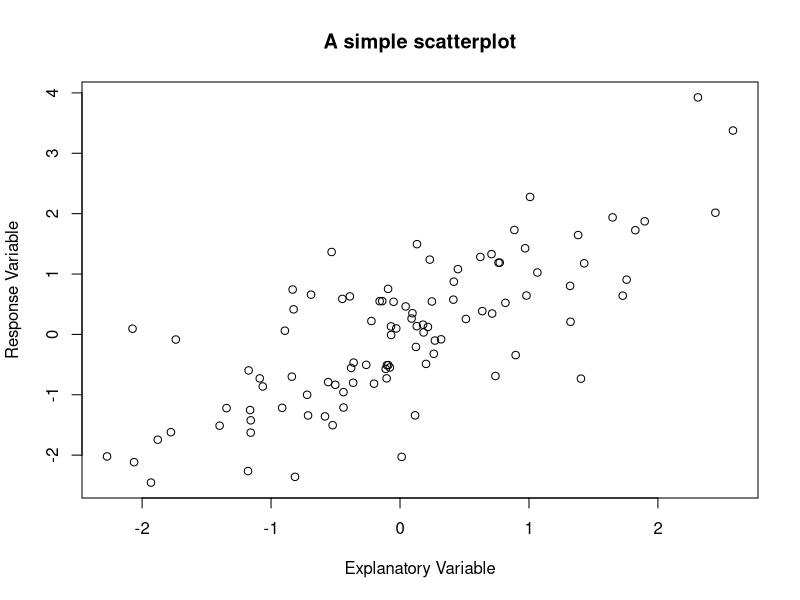
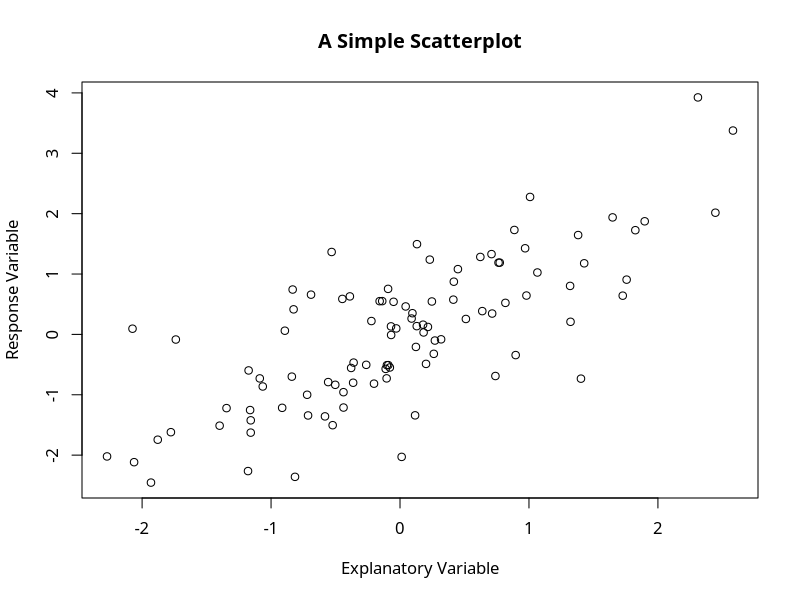
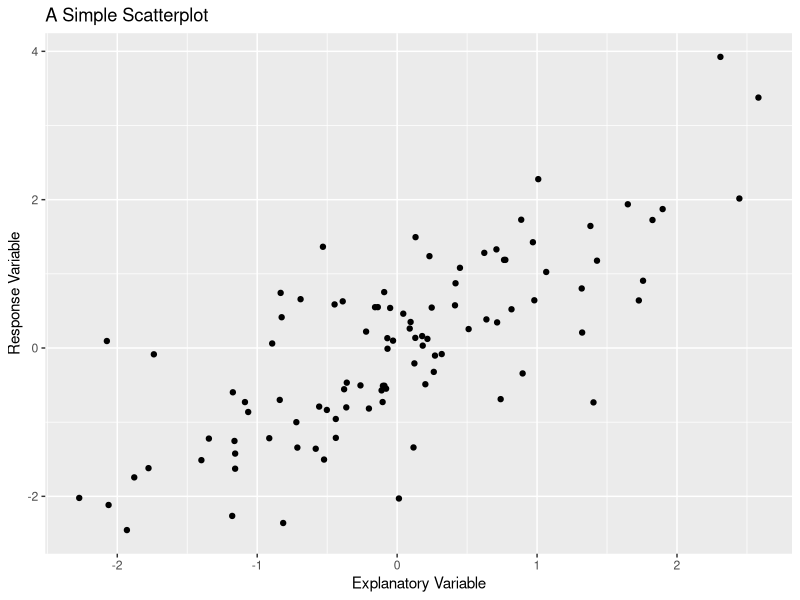
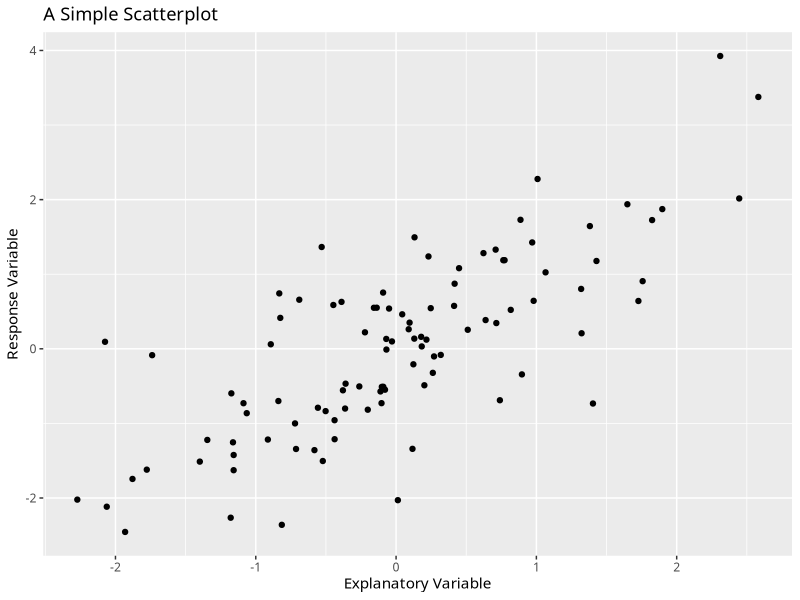

These charts were generated, in order, by the following R code:
## ---- chunk 1
set.seed(100)
x <- rnorm(100)
y <- x + rnorm(100)
## ---- chunk 2
plot(x,
     y,
     main = "A simple scatterplot",
     xlab = "Explanatory Variable",
     ylab = "Response Variable")
## ---- chunk 3
par(family = "CMU Serif")
plot(x,
     y,
     main = "A Simple Scatterplot",
     xlab = "Explanatory Variable",
     ylab = "Response Variable")
## ---- chunk 4
library(tidyverse)
p <- tibble(x, y) %>% 
  ggplot(aes(x, y)) +
  geom_point() +
  labs(x = "Explanatory Variable",
       y = "Response Variable",
       title = "A Simple Scatterplot")
p
## ---- chunk 5
p +
  theme(text = element_text(family = "CMU Serif"))
